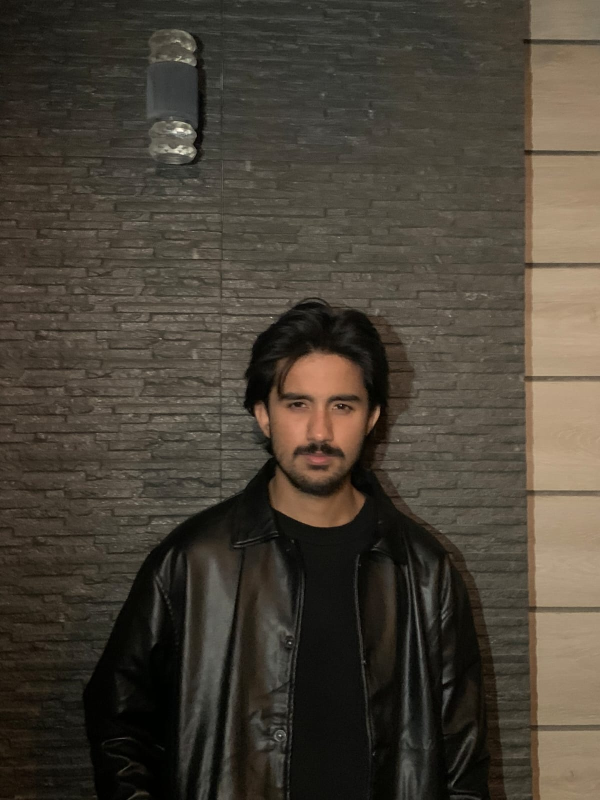
#> input picture OpenCV Functions Lab Task 5/sample.jpeg, 1200 x 1600 px (shown at 1/2 size)
$ jupyter execute 'OpenCV Main Functions.ipynb'
#> lines starting #> are read from the running program, lines starting #| are printed output that depends on the picture; after the words box and inside, x2 and y2 are one past the last pixel; in counts of white or black regions, pixels touching at a corner belong together
# OpenCV Main Functions

[cell 1]
# Install OpenCV if not already installed
# Uncomment the following line if needed

# !pip install opencv-python

[cell 2]
import cv2
import numpy as np
from matplotlib import pyplot as plt

## 1. Reading & Writing Images

[cell 3]
# Reading an image
img = cv2.imread('sample.jpeg')
#> img is the input picture: shape (1600, 1200, 3); mean B, G, R 54.2, 65.2, 72.4

# Check if image is loaded
if img is None:
    print("Image not found. Please place 'sample.jpg' in the notebook directory.")
else:
    print("Image loaded successfully")

    # Writing image
    cv2.imwrite('output.jpg', img)
    print("Image saved as output.jpg")

## 2. Resizing & Cropping

[cell 4]
if img is not None:

    # Resize image
    resized = cv2.resize(img, (300, 300))
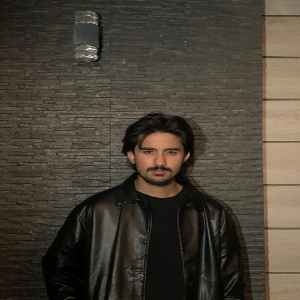
#> resized: shape (300, 300, 3); mean B, G, R 54.2, 65.1, 72.4

    # Crop image using array slicing
    cropped = img[50:250, 50:250]
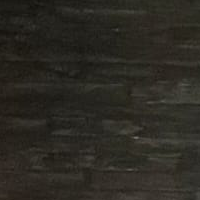
#> cropped: shape (200, 200, 3); mean B, G, R 34.8, 41.3, 43.6

    # Display using matplotlib
    plt.figure(figsize=(10,4))

    plt.subplot(1,2,1)
    plt.imshow(cv2.cvtColor(resized, cv2.COLOR_BGR2RGB))
    plt.title("Resized Image")

    plt.subplot(1,2,2)
    plt.imshow(cv2.cvtColor(cropped, cv2.COLOR_BGR2RGB))
    plt.title("Cropped Image")

    plt.show()
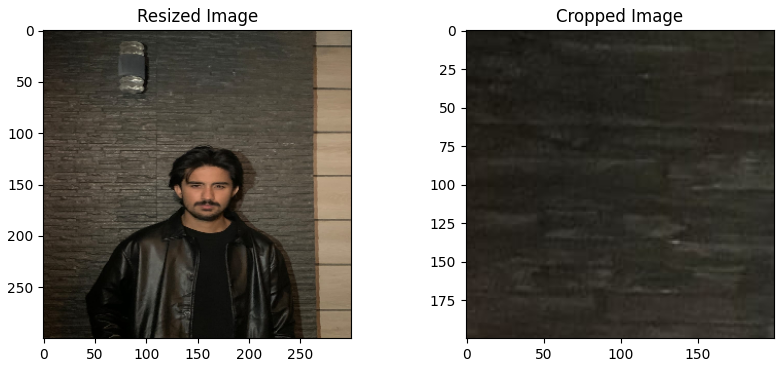
#> figure drawn by matplotlib, 2 panels

## 3. Color Spaces

[cell 5]
if img is not None:

    # Convert BGR to Grayscale
    gray = cv2.cvtColor(img, cv2.COLOR_BGR2GRAY)
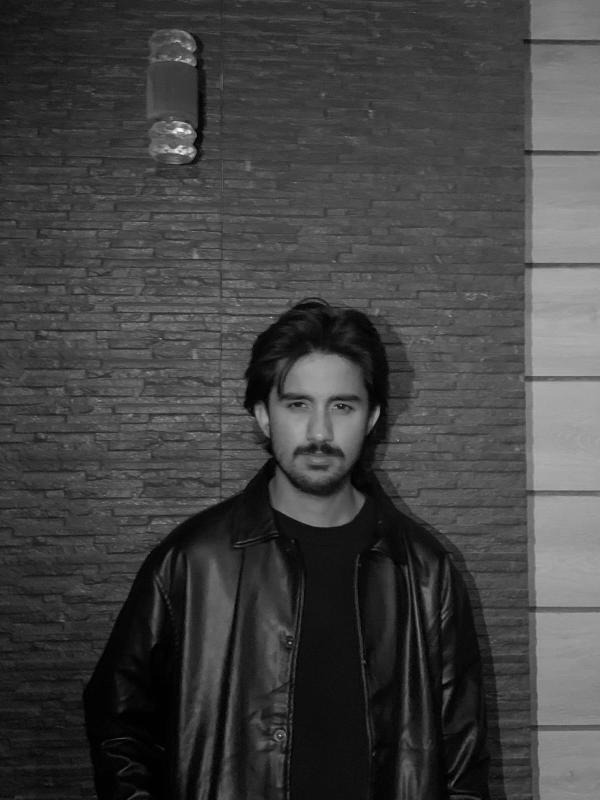
#> gray: shape (1600, 1200) (shown at 1/2 size); min 0, max 253, mean 66.1

    plt.imshow(gray, cmap='gray')
    plt.title("Grayscale Image")
    plt.axis('off')
    plt.show()

## 4. Drawing Shapes

[cell 6]
# Create blank image
canvas = np.zeros((500, 500, 3), dtype='uint8')

# Draw line
cv2.line(canvas, (0, 0), (500, 500), (255, 0, 0), 5)

# Draw rectangle
cv2.rectangle(canvas, (50, 50), (200, 200), (0, 255, 0), 3)

# Draw circle
cv2.circle(canvas, (300, 300), 50, (0, 0, 255), -1)

# Put text
cv2.putText(canvas, 'OpenCV', (120, 450),
            cv2.FONT_HERSHEY_SIMPLEX, 1,
            (255, 255, 255), 2)
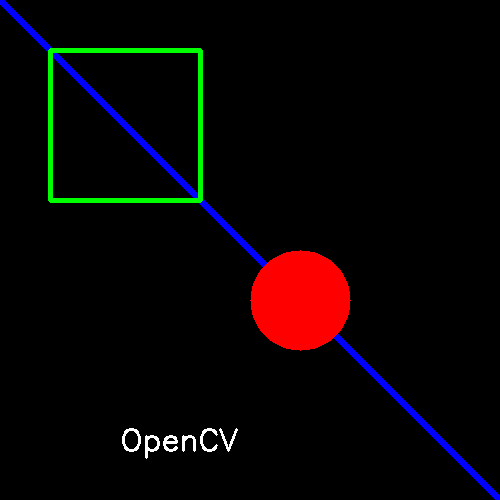
#> canvas: shape (500, 500, 3); mean of channels 0, 1, 2 4.7, 3.9, 8.9; drawn as B, G, R

plt.imshow(cv2.cvtColor(canvas, cv2.COLOR_BGR2RGB))
plt.title("Drawing Shapes")
plt.axis('off')
plt.show()

## 5. Image Thresholding

[cell 7]
if img is not None:

    gray = cv2.cvtColor(img, cv2.COLOR_BGR2GRAY)

    # Simple Threshold
    _, thresh = cv2.threshold(gray, 127, 255, cv2.THRESH_BINARY)
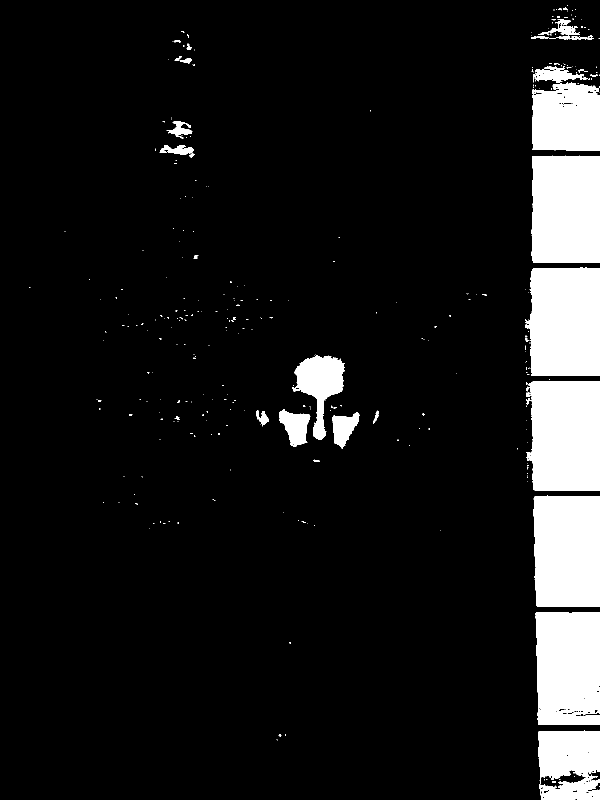
#> thresh: shape (1600, 1200) (shown at 1/2 size); 10.3% white; 320 white regions (287 under 20 px), largest, box (x1, y1, x2, y2) and area: (1052, 762, 1200, 981) 29975, (1051, 535, 1200, 752) 29888, (1063, 311, 1200, 526) 28824

    # Adaptive Threshold
    adaptive = cv2.adaptiveThreshold(
        gray, 255,
        cv2.ADAPTIVE_THRESH_GAUSSIAN_C,
        cv2.THRESH_BINARY,
        11, 2
    )
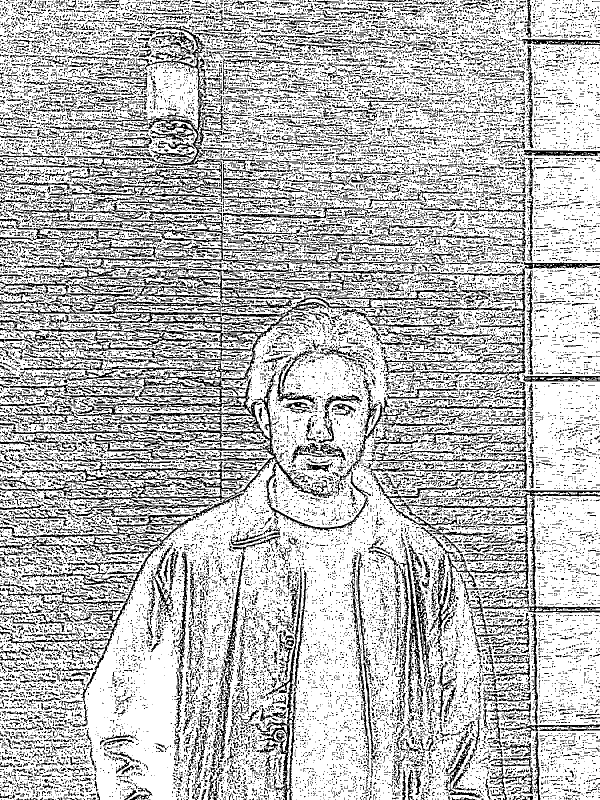
#> adaptive: shape (1600, 1200) (shown at 1/2 size); 72.6% white; black in thin lines or dots

    plt.figure(figsize=(10,4))

    plt.subplot(1,2,1)
    plt.imshow(thresh, cmap='gray')
    plt.title("Simple Threshold")

    plt.subplot(1,2,2)
    plt.imshow(adaptive, cmap='gray')
    plt.title("Adaptive Threshold")

    plt.show()

## 6. Edge Detection

[cell 8]
if img is not None:

    gray = cv2.cvtColor(img, cv2.COLOR_BGR2GRAY)

    edges = cv2.Canny(gray, 100, 200)
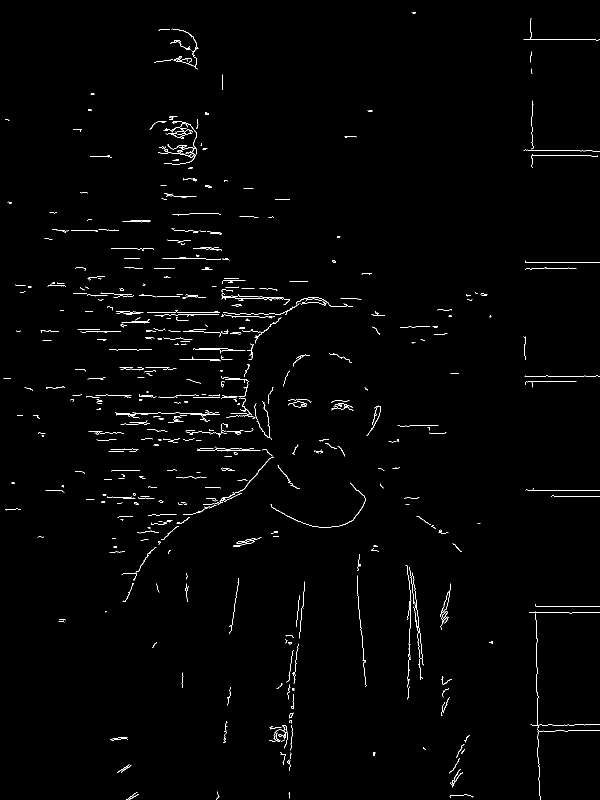
#> edges: shape (1600, 1200) (shown at 1/2 size); 1.1% white in thin lines or dots

    plt.imshow(edges, cmap='gray')
    plt.title("Edge Detection")
    plt.axis('off')
    plt.show()

## 7. Contours & Shape Detection

[cell 9]
if img is not None:

    gray = cv2.cvtColor(img, cv2.COLOR_BGR2GRAY)

    edges = cv2.Canny(gray, 100, 200)

    contours, hierarchy = cv2.findContours(
        edges,
        cv2.RETR_TREE,
        cv2.CHAIN_APPROX_SIMPLE
    )
#> contours = 571 contours, 545 with area under 20; largest, box (x1, y1, x2, y2) and area: (355, 259, 386, 272) 89, (369, 259, 382, 270) 76, (347, 112, 395, 139) 68, (541, 996, 732, 1055) 60, (471, 914, 548, 986) 53

    contour_img = img.copy()

    cv2.drawContours(contour_img, contours, -1, (0,255,0), 2)
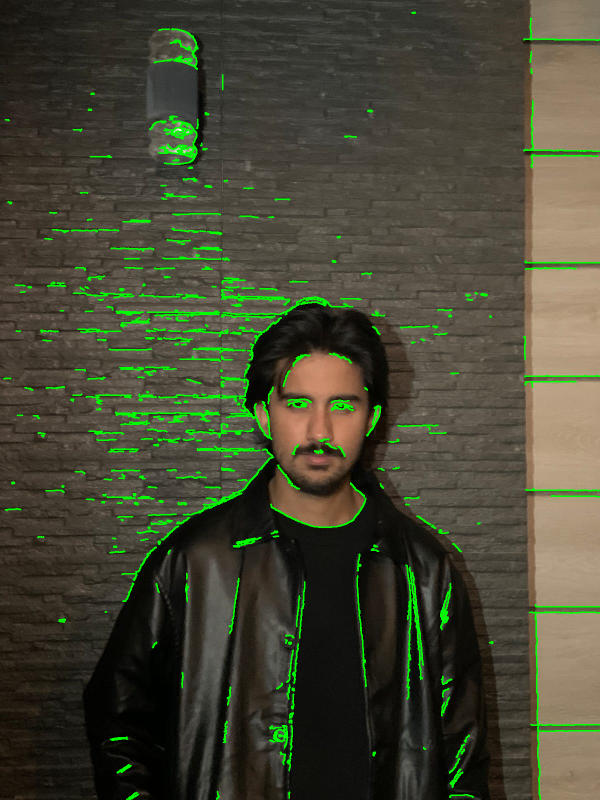
#> contour_img: shape (1600, 1200, 3) (shown at 1/2 size); 3.3% of pixels changed, all inside (x1, y1, x2, y2) = (6, 23, 1200, 1600)

    plt.imshow(cv2.cvtColor(contour_img, cv2.COLOR_BGR2RGB))
    plt.title("Contours Detection")
    plt.axis('off')
    plt.show()

## 8. Face Detection

[cell 10]
# Face Detection using Haar Cascade

face_cascade = cv2.CascadeClassifier(
    cv2.data.haarcascades + 'haarcascade_frontalface_default.xml'
)

if img is not None:

    gray = cv2.cvtColor(img, cv2.COLOR_BGR2GRAY)

    faces = face_cascade.detectMultiScale(
        gray,
        scaleFactor=1.5,
        minNeighbors=6
    )
#> faces = [[504, 700, 273, 273]]

    face_img = img.copy()

    for (x, y, w, h) in faces:
        cv2.rectangle(face_img, (x, y), (x+w, y+h), (255, 0, 0), 2)
#> this loop made 1 pass
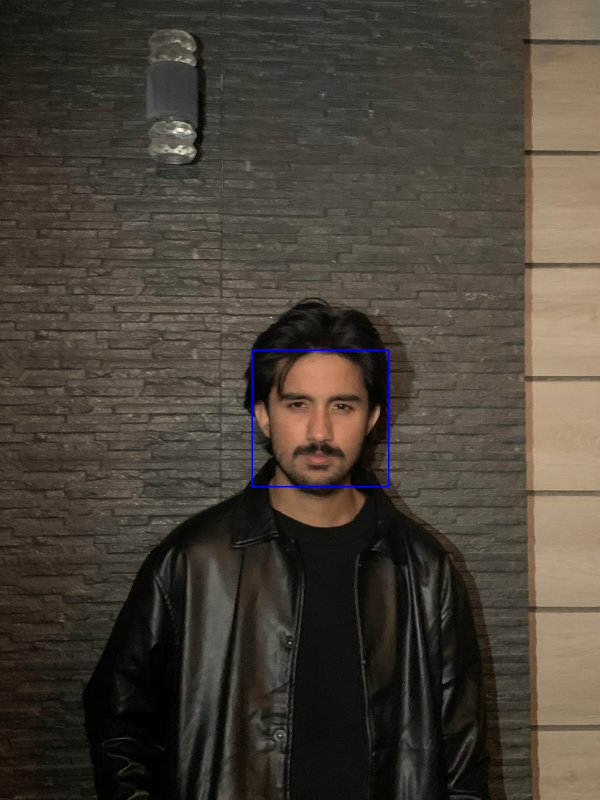
#> face_img: shape (1600, 1200, 3) (shown at 1/2 size); 0.17% of pixels changed, all inside (x1, y1, x2, y2) = (503, 699, 779, 975)

    plt.imshow(cv2.cvtColor(face_img, cv2.COLOR_BGR2RGB))
    plt.title("Face Detection")
    plt.axis('off')
    plt.show()
